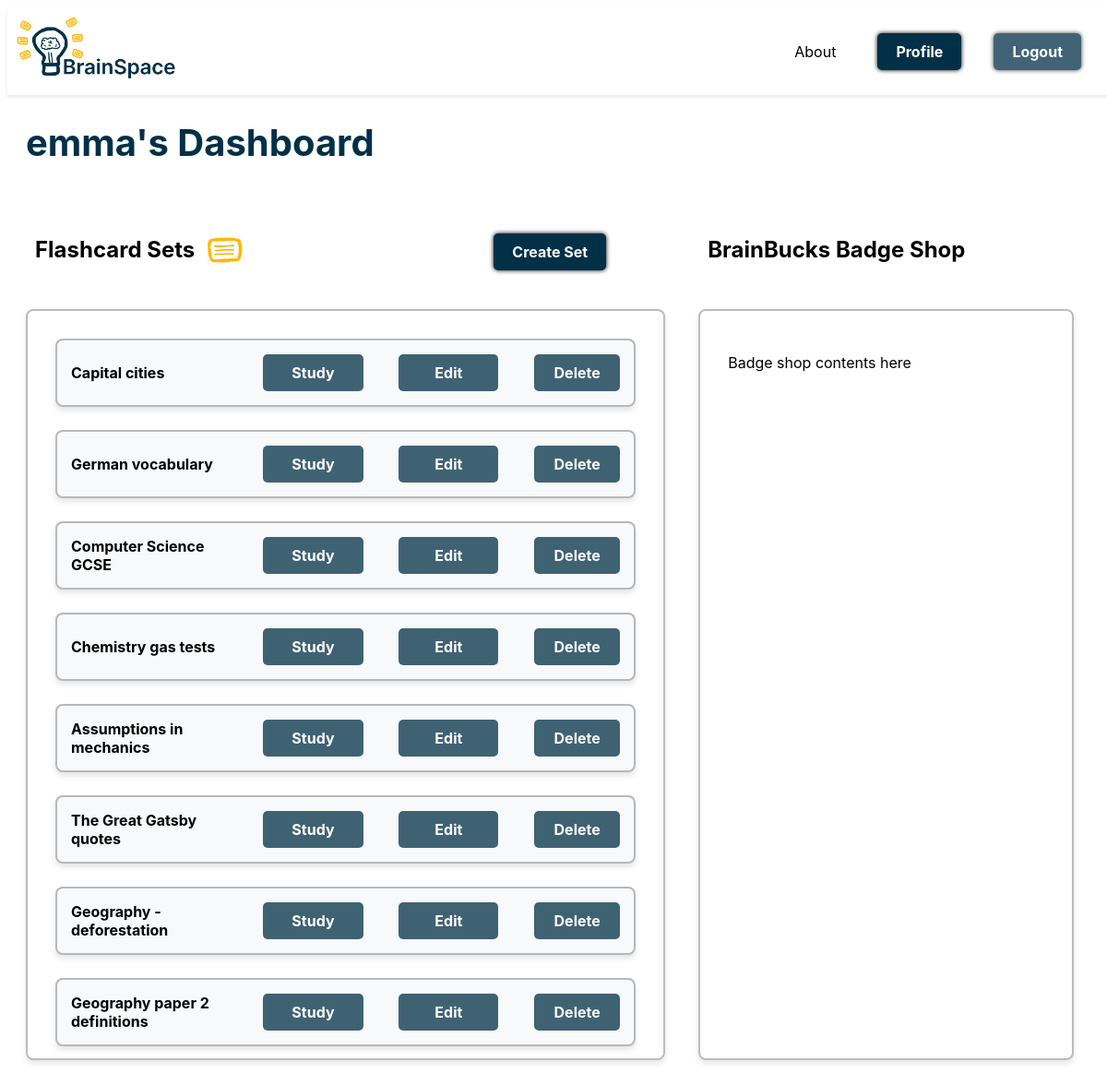
The page /dashboard/ (signed in) on the database its author committed.
### cards/models.py (models this page shows, shortened)
class FlashcardSet(models.Model):
    user = models.ForeignKey(Profile, on_delete=models.CASCADE, related_name='flashcard_sets')
    name = models.CharField(max_length=255)
    created_at = models.DateTimeField(auto_now_add=True)

### cards/views.py (the view)
# urls.py: path('dashboard/', views.dashboard, name='dashboard'),
@login_required
def dashboard(request):
    flashcard_sets = FlashcardSet.objects.filter(user=request.user.profile)
    return render(request, 'cards/dashboard.html', {
        'flashcard_sets': flashcard_sets,
        'username': request.user.username,
    })

### cards/templates/cards/dashboard.html (shortened to what this page needs)
{% extends 'cards/header.html' %}
{% block content %}
{% load static %}
<h1>{{ username }}'s Dashboard</h1>
<div class="dashboard">
    <div class="flashcard-sidebar">
        <div class="flashcard-nav-header">
            <div class="flashcard-nav-title">
                <h2>Flashcard Sets</h2>
                <img src="{% static 'images/flashcard.png' %}" alt="flashcard" class="flashcard-img">
            </div>
            <a href="{% url 'create' %}" class="createsetbtn">Create Set</a>
        </div>
        <div class="scrollbox">
            {% for set in flashcard_sets %}
            <div class="flashcard-box">
                <div class="flashcard-title">{{ set.name }}</div>
                <div class="flashcard-buttons">
                    <a href="{% url 'study' set.id %}" class="button">Study</a>
                    <a href="{% url 'edit' set.id %}" class="button">Edit</a>
                    <form action="{% url 'delete' set.id %}" method="post" class="delete-set-form" onsubmit="return confirmDelete();">
                        <button type="submit">Delete</button>
                    </form>
                </div>
            </div>
            {% empty %}
            <p>You have no flashcard sets yet! Click above to make your first.</p>
            {% endfor %}
        </div>
    </div>
    <div class="badge-shop">
        <div class="header">
            <h2>BrainBucks Badge Shop</h2>
        </div>
        <div class="scrollbox">
            <p>Badge shop contents here</p>
        </div>
    </div>
</div>
{% endblock %}

### static/css/styles.css (style rules this page uses)
body { font-family: 'Inter', Arial, sans-serif; }
h1 { font-size: 2.5rem; margin-left: 20px; color: #023047; }
.createsetbtn { padding: 10px 20px; background-color: #023047; color: #fff; font-weight: bold; text-decoration: none; border-radius: 5px; text-align: center; box-shadow: #000000 0px 0px 5px; float: right; margin-right: 10px; margin-top: 5px; }
button { display: inline-block; font-weight: bold; padding: 10px; background-color: #023047; color: #fff; border: none; cursor: pointer; border-radius: 5px; }
.flashcard-sidebar { width: 55%; display: flex; flex-direction: column; min-width: 450px; }
.scrollbox { width: 100%; height: 750px; padding: 30px; margin-top: 20px; overflow-y: auto; border: 2px solid #00000043; border-radius: 8px; box-shadow: 0 4px 6px rgba(0, 0, 0, 0.1); }
.badge-shop .header, .flashcard-nav-header { width: 100%; display: flex; align-items: center; justify-content: space-between; padding: 10px; }
.flashcard-nav-title { display: flex; align-items: center; gap: 10px; }
.flashcard-img { max-width: 45px; height: auto; display: block; float: left; }
.flashcard-box { display: flex; justify-content: space-between; align-items: center; margin-bottom: 25px; padding: 15px; border: 2px solid #00000043; border-radius: 8px; background-color: #f8f9fa; box-shadow: 0 4px 6px rgba(0, 0, 0, 0.1); width: 100%; box-sizing: border-box; }
.flashcard-buttons { display: flex; gap: 10%; justify-content: space-between; width: 65%; }
.flashcard-buttons .button { all: unset; display: inline-block; width: 100%; font-weight: bold; padding: 10px; background-color: #023047; opacity: 0.75; color: #fff; border: none; cursor: pointer; border-radius: 5px; text-decoration: none; box-sizing: border-box; text-align: center; }
.flashcard-title { flex: 1; margin-right: 20px; font-size: 16px; font-weight: bold; text-align: left; }
.delete-set-form { display: inline-block; margin: 0; width: 100%; }
.delete-set-form button { all: unset; width: 70px; text-align: center; font-weight: bold; width: 100%; padding: 10px; background-color: #023047; opacity: 0.75; color: #fff; border-radius: 5px; cursor: pointer; text-decoration: none; box-sizing: border-box; }
.badge-shop { float: right; width: 30%; }
.dashboard { display: flex; gap: 100px; padding: 20px; }

### rows shown on the page
FlashcardSet: name "Capital cities"
FlashcardSet: name "German vocabulary"
FlashcardSet: name "Computer Science GCSE"
FlashcardSet: name "Chemistry gas tests"
FlashcardSet: name "Assumptions in mechanics"
FlashcardSet: name "The Great Gatsby quotes"
FlashcardSet: name "Geography - deforestation"
FlashcardSet: name "Geography paper 2 definitions"

### other values the page prints
{{ username }} "emma"
